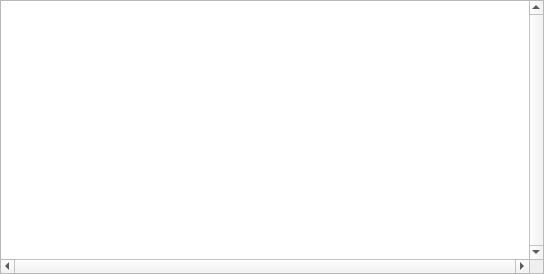
<?xml version="1.0" encoding="UTF-8"?>
<ui version="4.0">
 <class>Form</class>
 <widget class="QWidget" name="Form">
  <property name="geometry">
   <rect>
    <x>0</x>
    <y>0</y>
    <width>544</width>
    <height>274</height>
   </rect>
  </property>
  <property name="windowTitle">
   <string>Form</string>
  </property>
  <layout class="QVBoxLayout" name="verticalLayout">
   <property name="spacing">
    <number>0</number>
   </property>
   <property name="leftMargin">
    <number>0</number>
   </property>
   <property name="topMargin">
    <number>0</number>
   </property>
   <property name="rightMargin">
    <number>0</number>
   </property>
   <property name="bottomMargin">
    <number>0</number>
   </property>
   <item>
    <widget class="QTextEdit" name="ui_log_edit">
     <property name="font">
      <font>
       <family>MS Sans Serif</family>
      </font>
     </property>
     <property name="verticalScrollBarPolicy">
      <enum>Qt::ScrollBarAlwaysOn</enum>
     </property>
     <property name="horizontalScrollBarPolicy">
      <enum>Qt::ScrollBarAlwaysOn</enum>
     </property>
     <property name="lineWrapMode">
      <enum>QTextEdit::NoWrap</enum>
     </property>
     <property name="readOnly">
      <bool>true</bool>
     </property>
    </widget>
   </item>
  </layout>
 </widget>
 <resources/>
 <connections/>
</ui>
